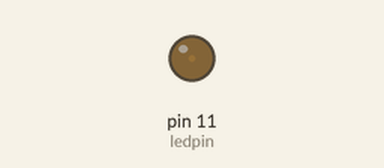
The sketch below on a simulated Arduino Uno, built with avr-gcc and run on an emulated ATmega328P. Shown: output pins drawn as LEDs (lit = HIGH).

Above: at 0.05 s.
At 0.95 s:
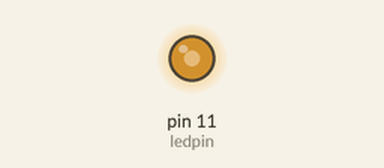
At 1.4 s:
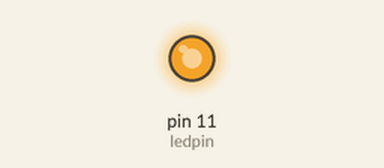
At 2.75 s:
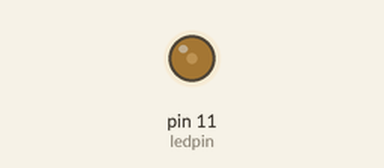
Timing chart, 0 to 7.2 s (numbered marks = the images above):
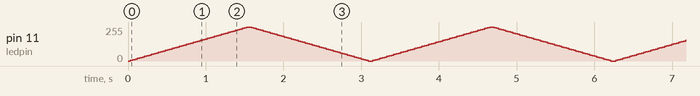

The sketch:

Fading.ino
```cpp
int ledpin=11;
void setup() {
  // put your setup code here, to run once:
 pinMode(ledpin,OUTPUT);
}

void loop() {
  // put your main code here, to run repeatedly:
 for(int i=0;i<=255;i+=5)
 {  analogWrite(ledpin,i);
    delay(30);
 }
 for(int i=255;i>=0;i-=5)
 {  analogWrite(ledpin,i);
    delay(30);
 }
}
```
